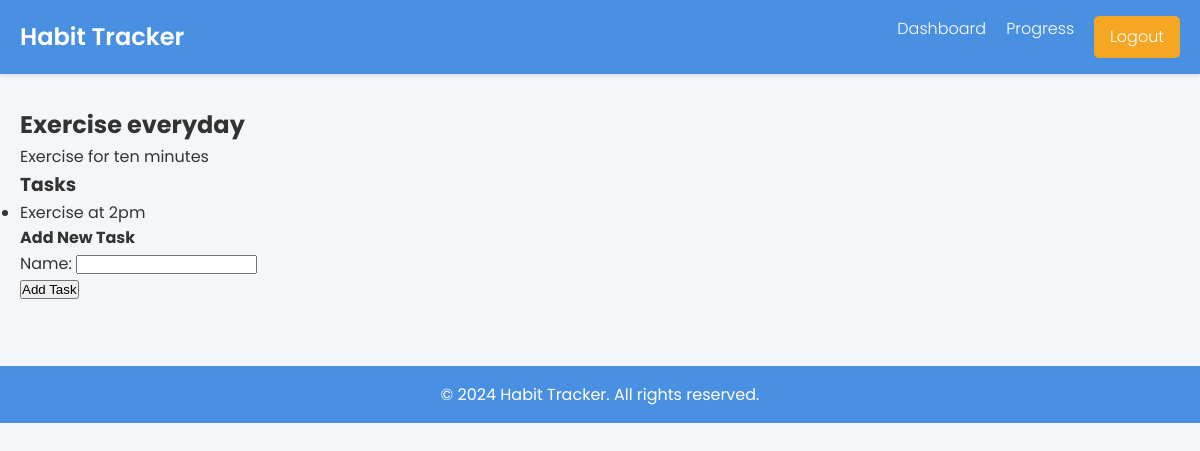
Page /habits/habit/4/ (signed in) on the committed database.
### habits/models.py (models this page shows, shortened)
class Habit(models.Model):
    user = models.ForeignKey(User, on_delete=models.CASCADE)
    name = models.CharField(max_length=100)
    description = models.TextField(blank=True)
    created_at = models.DateTimeField(auto_now_add=True)

class Task(models.Model):
    habit = models.ForeignKey(Habit, on_delete=models.CASCADE, related_name='tasks')
    name = models.CharField(max_length=100)
    completed = models.BooleanField(default=False)
    created_at = models.DateTimeField(auto_now_add=True)

### habits/views.py (the view)
# urls.py: path('habit/<int:habit_id>/', views.habit_detail, name='habit_detail'),
@login_required
def habit_detail(request, habit_id):
    habit = get_object_or_404(Habit, id=habit_id, user=request.user)
    tasks = Task.objects.filter(habit=habit)
    if request.method == 'POST':
        form = TaskForm(request.POST)
        if form.is_valid():
            task = form.save(commit=False)
            task.habit = habit
            task.save()
            messages.success(request, 'Task added successfully!')
            return redirect('habit_detail', habit_id=habit.id)
    else:
        form = TaskForm()
    return render(request, 'habits/habit_detail.html', {'habit': habit, 'tasks': tasks, 'form': form})

### habits/forms.py
class TaskForm(forms.ModelForm):
    class Meta:
        model = Task
        fields = ['name']

### templates/habits/habit_detail.html (shortened to what this page needs)
{% extends 'base.html' %}
{% block content %}
<h2>{{ habit.name }}</h2>
<p>{{ habit.description }}</p>
<h3>Tasks</h3>
<ul class="task-list">
    {% for task in tasks %}
        <li class="task-item {% if task.completed %}completed{% endif %}">
            {{ task.name }}
        </li>
    {% empty %}
        <li>No tasks yet.</li>
    {% endfor %}
</ul>
<h4>Add New Task</h4>
<form method="post">
    {{ form.as_p }}
    <button type="submit">Add Task</button>
</form>
{% endblock %}

### templates/base.html (style rules this page uses)
:root { --primary-color: #4a90e2; --secondary-color: #f5a623; --background-color: #f4f7f9; --text-color: #333; --light-text-color: #666; --white: #ffffff; --success-color: #28a745; --error-color: #dc3545; }
* { margin: 0; padding: 0; box-sizing: border-box; }
body { font-family: 'Poppins', Arial, sans-serif; line-height: 1.6; color: var(--text-color); background-color: var(--background-color); }

### rows in the picture
Habit: name "Exercise everyday", description "Exercise for ten minutes"
Task: name "Exercise at 2pm"
